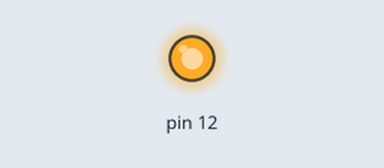
This sketch was run on a simulated Arduino Uno, built with avr-gcc and run on an emulated ATmega328P. Parts: output pins drawn as LEDs (lit = HIGH). The modem accepts every AT command (registered, SIM ready, sends succeed) and sends nothing else; what the sketch prints to the serial monitor is not drawn.

Above: at 0.1 s.
Timing chart, 0 to 1.6 s (numbered marks = the images above):
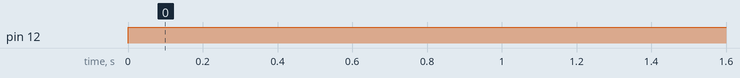

The sketch:

RelayStation.ino
```cpp
#define PIN_RADIO_RX 2
#define PIN_RADIO_TX 3

#include "radio.h"

void setup() {
  Serial.begin(9600);
  pinMode(12, OUTPUT);
  digitalWrite(12, LOW);
  pkt_initRadio();
}

void loop() {
  digitalWrite(12, HIGH);
  pkt_update();
  Sound sound;
  sound.data.level = millis();
  Serial.println(sound.data.level);
  pkt_sendSound(&sound);
  delay(100);
}
```

radio.h
```cpp
#pragma once

#include <SoftwareSerial.h>

#define PKT_BEGIN 02
#define PKT_END 03

SoftwareSerial pkt_radio(PIN_RADIO_RX, PIN_RADIO_TX);

void pkt_initRadio() {
  pkt_radio.begin(9600);
}

uint8_t pkt_readByte() {
  uint8_t byte;
  pkt_radio.readBytes(&byte, 1);
  return byte;
}

#define HEADER_SIZE 3

enum PacketType {
  NONE = 0,
  SOUND = 1,
};

enum PktState {
  WAIT_HEADER,
  WAIT_PAYLOAD,
  PKT_RECIEVED
};

PktState pkt_state = WAIT_HEADER;

PacketType pkt_payloadType;
size_t pkt_payloadSize;
uint8_t pkt_payload[20];

bool pkt_available() {
  return (pkt_state == PKT_RECIEVED);
}

void pkt_update() {
  if (pkt_state == WAIT_HEADER) {
    if (pkt_radio.available() >= HEADER_SIZE) {
      uint8_t startByte = pkt_readByte();
      if (startByte != PKT_BEGIN) {
        return;
      }
      pkt_payloadType = (PacketType)pkt_readByte();
      pkt_payloadSize = (size_t)pkt_readByte();
      pkt_state = WAIT_PAYLOAD;
    }
  }
  if (pkt_state == WAIT_PAYLOAD) {
    //add one for the message end marker
    if (pkt_radio.available() >= pkt_payloadSize + 1) {
      for (int i = 0; i < pkt_payloadSize; i++) {
        uint8_t byte = pkt_readByte();
        pkt_payload[i] = byte;
      }
      //dispose of the end marker
      pkt_readByte();
      pkt_state = PKT_RECIEVED;
    }
  }
}

uint8_t* pkt_readPacket() {
  pkt_state = WAIT_HEADER;
  return pkt_payload;
}

void pkt_send(PacketType type, uint8_t* data, size_t size) {
  pkt_radio.write((uint8_t)PKT_BEGIN);
  pkt_radio.write((uint8_t)type);
  pkt_radio.write((uint8_t)size);
  for (int i = 0; i < size; i++) {
    uint8_t byte = data[i];
    pkt_radio.write(byte);
  }
  pkt_radio.write((uint8_t)PKT_END);
}

//PACKET: SOUND

typedef struct _Sound {
  int level;
};

typedef union Sound {
  _Sound data;
  uint8_t bytes[sizeof(_Sound)];
};

void pkt_sendSound(Sound* sound) {
  size_t size = sizeof(_Sound);
  pkt_send(SOUND, sound->bytes, size);
}

Sound pkt_readSound() {
  uint8_t* payload = pkt_readPacket();
  Sound sound;
  for (int i = 0; i < sizeof(Sound); i++) {
    sound.bytes[i] = payload[i];
  }
  return sound;
}
```

Measured:
- by itself, pin 12: LOW → HIGH at 0.00 s
